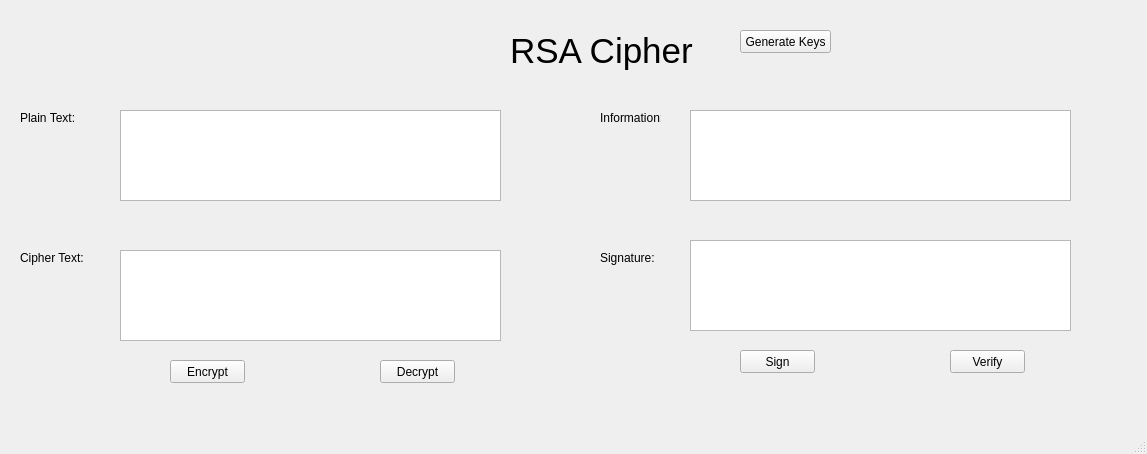
<?xml version="1.0" encoding="UTF-8"?>
<ui version="4.0">
 <class>MainWindow</class>
 <widget class="QMainWindow" name="MainWindow">
  <property name="geometry">
   <rect>
    <x>0</x>
    <y>0</y>
    <width>1147</width>
    <height>454</height>
   </rect>
  </property>
  <property name="windowTitle">
   <string>MainWindow</string>
  </property>
  <widget class="QWidget" name="centralwidget">
   <widget class="QTextEdit" name="txt_plain_text">
    <property name="geometry">
     <rect>
      <x>120</x>
      <y>110</y>
      <width>381</width>
      <height>91</height>
     </rect>
    </property>
   </widget>
   <widget class="QTextEdit" name="txt_info">
    <property name="geometry">
     <rect>
      <x>690</x>
      <y>110</y>
      <width>381</width>
      <height>91</height>
     </rect>
    </property>
   </widget>
   <widget class="QTextEdit" name="txt_cipher_text">
    <property name="geometry">
     <rect>
      <x>120</x>
      <y>250</y>
      <width>381</width>
      <height>91</height>
     </rect>
    </property>
   </widget>
   <widget class="QTextEdit" name="txt_sign">
    <property name="geometry">
     <rect>
      <x>690</x>
      <y>240</y>
      <width>381</width>
      <height>91</height>
     </rect>
    </property>
   </widget>
   <widget class="QLabel" name="label">
    <property name="geometry">
     <rect>
      <x>510</x>
      <y>30</y>
      <width>281</width>
      <height>41</height>
     </rect>
    </property>
    <property name="font">
     <font>
      <pointsize>26</pointsize>
     </font>
    </property>
    <property name="text">
     <string>RSA Cipher</string>
    </property>
   </widget>
   <widget class="QLabel" name="label_2">
    <property name="geometry">
     <rect>
      <x>20</x>
      <y>110</y>
      <width>61</width>
      <height>16</height>
     </rect>
    </property>
    <property name="text">
     <string>Plain Text:</string>
    </property>
   </widget>
   <widget class="QLabel" name="label_3">
    <property name="geometry">
     <rect>
      <x>20</x>
      <y>250</y>
      <width>71</width>
      <height>16</height>
     </rect>
    </property>
    <property name="maximumSize">
     <size>
      <width>16777209</width>
      <height>16777215</height>
     </size>
    </property>
    <property name="text">
     <string>Cipher Text: </string>
    </property>
   </widget>
   <widget class="QLabel" name="label_4">
    <property name="geometry">
     <rect>
      <x>600</x>
      <y>110</y>
      <width>61</width>
      <height>16</height>
     </rect>
    </property>
    <property name="text">
     <string>Information:</string>
    </property>
   </widget>
   <widget class="QLabel" name="label_5">
    <property name="geometry">
     <rect>
      <x>600</x>
      <y>250</y>
      <width>61</width>
      <height>16</height>
     </rect>
    </property>
    <property name="text">
     <string>Signature:</string>
    </property>
   </widget>
   <widget class="QPushButton" name="btn_encrypt">
    <property name="geometry">
     <rect>
      <x>170</x>
      <y>360</y>
      <width>75</width>
      <height>23</height>
     </rect>
    </property>
    <property name="text">
     <string>Encrypt</string>
    </property>
   </widget>
   <widget class="QPushButton" name="btn_decrypt">
    <property name="geometry">
     <rect>
      <x>380</x>
      <y>360</y>
      <width>75</width>
      <height>23</height>
     </rect>
    </property>
    <property name="text">
     <string>Decrypt</string>
    </property>
   </widget>
   <widget class="QPushButton" name="btn_sign">
    <property name="geometry">
     <rect>
      <x>740</x>
      <y>350</y>
      <width>75</width>
      <height>23</height>
     </rect>
    </property>
    <property name="text">
     <string>Sign</string>
    </property>
   </widget>
   <widget class="QPushButton" name="btn_verify">
    <property name="geometry">
     <rect>
      <x>950</x>
      <y>350</y>
      <width>75</width>
      <height>23</height>
     </rect>
    </property>
    <property name="text">
     <string>Verify</string>
    </property>
   </widget>
   <widget class="QPushButton" name="btn_gen_keys">
    <property name="geometry">
     <rect>
      <x>740</x>
      <y>30</y>
      <width>91</width>
      <height>23</height>
     </rect>
    </property>
    <property name="text">
     <string>Generate Keys</string>
    </property>
   </widget>
  </widget>
  <widget class="QMenuBar" name="menubar">
   <property name="geometry">
    <rect>
     <x>0</x>
     <y>0</y>
     <width>1147</width>
     <height>21</height>
    </rect>
   </property>
  </widget>
  <widget class="QStatusBar" name="statusbar"/>
 </widget>
 <resources/>
 <connections/>
</ui>
